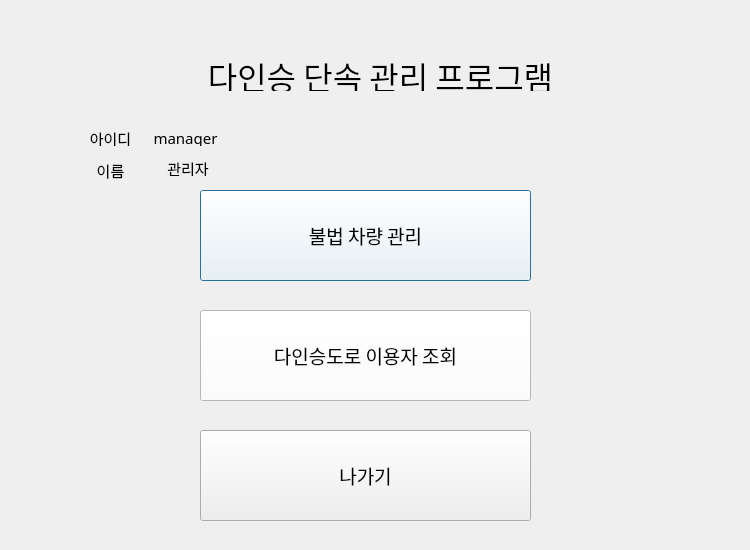
<?xml version="1.0" encoding="UTF-8"?>
<ui version="4.0">
 <class>Dialog</class>
 <widget class="QDialog" name="Dialog">
  <property name="geometry">
   <rect>
    <x>0</x>
    <y>0</y>
    <width>750</width>
    <height>550</height>
   </rect>
  </property>
  <property name="windowTitle">
   <string>Dialog</string>
  </property>
  <widget class="QLabel" name="label_5">
   <property name="geometry">
    <rect>
     <x>130</x>
     <y>160</y>
     <width>116</width>
     <height>16</height>
    </rect>
   </property>
   <property name="font">
    <font>
     <family>한컴 고딕</family>
     <pointsize>11</pointsize>
    </font>
   </property>
   <property name="text">
    <string>관리자</string>
   </property>
   <property name="alignment">
    <set>Qt::AlignCenter</set>
   </property>
  </widget>
  <widget class="QLabel" name="label_4">
   <property name="geometry">
    <rect>
     <x>90</x>
     <y>160</y>
     <width>41</width>
     <height>20</height>
    </rect>
   </property>
   <property name="font">
    <font>
     <family>한컴 고딕</family>
     <pointsize>11</pointsize>
    </font>
   </property>
   <property name="text">
    <string>이름</string>
   </property>
   <property name="alignment">
    <set>Qt::AlignCenter</set>
   </property>
  </widget>
  <widget class="QLabel" name="label_2">
   <property name="geometry">
    <rect>
     <x>90</x>
     <y>130</y>
     <width>41</width>
     <height>16</height>
    </rect>
   </property>
   <property name="font">
    <font>
     <family>한컴 고딕</family>
     <pointsize>11</pointsize>
    </font>
   </property>
   <property name="text">
    <string>아이디</string>
   </property>
   <property name="alignment">
    <set>Qt::AlignCenter</set>
   </property>
  </widget>
  <widget class="QLabel" name="label_3">
   <property name="geometry">
    <rect>
     <x>130</x>
     <y>130</y>
     <width>111</width>
     <height>16</height>
    </rect>
   </property>
   <property name="font">
    <font>
     <family>한컴 고딕</family>
     <pointsize>11</pointsize>
    </font>
   </property>
   <property name="text">
    <string>manager</string>
   </property>
   <property name="alignment">
    <set>Qt::AlignCenter</set>
   </property>
  </widget>
  <widget class="QLabel" name="label">
   <property name="geometry">
    <rect>
     <x>150</x>
     <y>60</y>
     <width>461</width>
     <height>31</height>
    </rect>
   </property>
   <property name="font">
    <font>
     <family>한컴 고딕</family>
     <pointsize>24</pointsize>
    </font>
   </property>
   <property name="text">
    <string>다인승 단속 관리 프로그램</string>
   </property>
   <property name="alignment">
    <set>Qt::AlignCenter</set>
   </property>
  </widget>
  <widget class="QPushButton" name="pushButton">
   <property name="geometry">
    <rect>
     <x>200</x>
     <y>190</y>
     <width>331</width>
     <height>91</height>
    </rect>
   </property>
   <property name="font">
    <font>
     <family>한컴 고딕</family>
     <pointsize>14</pointsize>
    </font>
   </property>
   <property name="styleSheet">
    <string notr="true">image: url(:/newPrefix/자동차.PNG);
border-color: rgb(255, 255, 255);
background-color: rgb(255, 255, 255);</string>
   </property>
   <property name="text">
    <string>불법 차량 관리</string>
   </property>
  </widget>
  <widget class="QPushButton" name="pushButton_2">
   <property name="geometry">
    <rect>
     <x>200</x>
     <y>310</y>
     <width>331</width>
     <height>91</height>
    </rect>
   </property>
   <property name="font">
    <font>
     <family>한컴 고딕</family>
     <pointsize>14</pointsize>
    </font>
   </property>
   <property name="styleSheet">
    <string notr="true">image: url(:/newPrefix/물건.PNG);
background-color: rgb(255, 255, 255);</string>
   </property>
   <property name="text">
    <string>다인승도로 이용자 조회</string>
   </property>
  </widget>
  <widget class="QPushButton" name="pushButton_3">
   <property name="geometry">
    <rect>
     <x>200</x>
     <y>430</y>
     <width>331</width>
     <height>91</height>
    </rect>
   </property>
   <property name="font">
    <font>
     <family>한컴 고딕</family>
     <pointsize>14</pointsize>
    </font>
   </property>
   <property name="cursor">
    <cursorShape>ArrowCursor</cursorShape>
   </property>
   <property name="text">
    <string>나가기</string>
   </property>
  </widget>
 </widget>
 <resources/>
 <connections/>
</ui>
